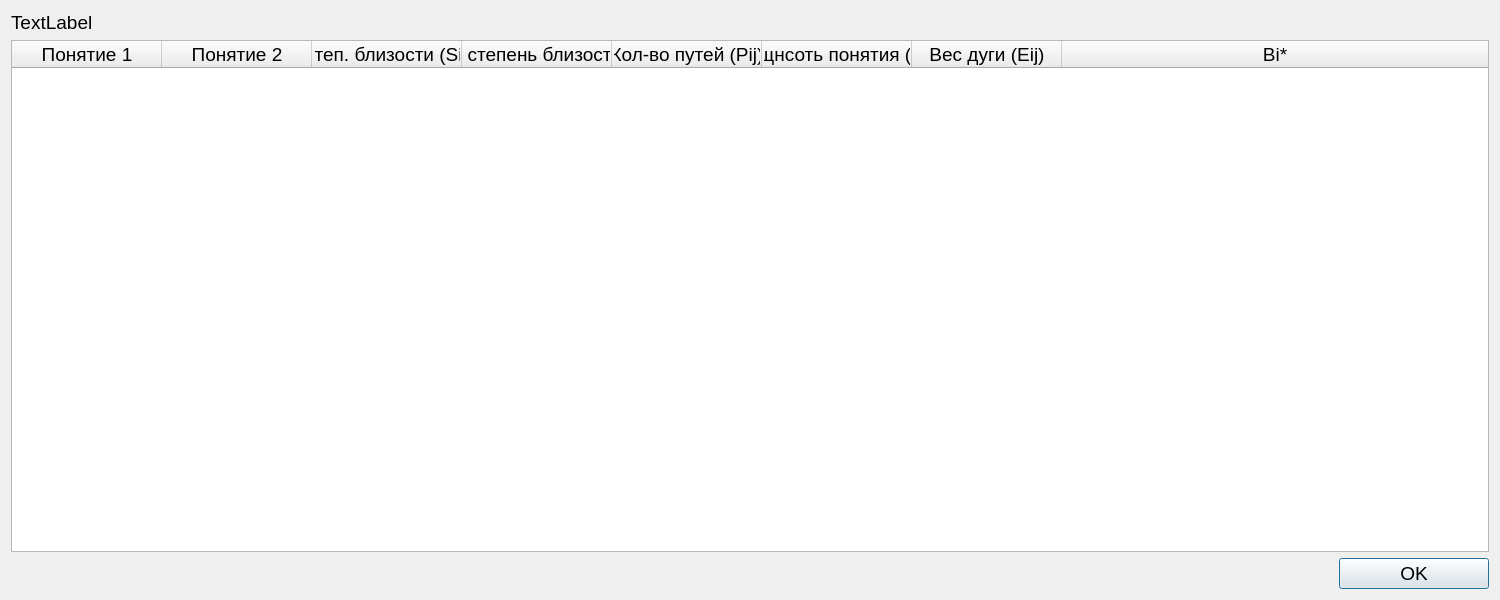
<?xml version="1.0" encoding="UTF-8"?>
<ui version="4.0">
 <class>Dialog</class>
 <widget class="QDialog" name="Dialog">
  <property name="geometry">
   <rect>
    <x>0</x>
    <y>0</y>
    <width>1500</width>
    <height>600</height>
   </rect>
  </property>
  <property name="font">
   <font>
    <pointsize>14</pointsize>
   </font>
  </property>
  <property name="windowTitle">
   <string>Dialog</string>
  </property>
  <layout class="QVBoxLayout" name="verticalLayout">
   <item>
    <widget class="QLabel" name="docLabel">
     <property name="text">
      <string>TextLabel</string>
     </property>
    </widget>
   </item>
   <item>
    <widget class="QTableWidget" name="metricsTableWidget">
     <property name="locale">
      <locale language="Russian" country="Russia"/>
     </property>
     <property name="editTriggers">
      <set>QAbstractItemView::NoEditTriggers</set>
     </property>
     <property name="wordWrap">
      <bool>true</bool>
     </property>
     <attribute name="horizontalHeaderCascadingSectionResizes">
      <bool>false</bool>
     </attribute>
     <attribute name="horizontalHeaderMinimumSectionSize">
      <number>54</number>
     </attribute>
     <attribute name="horizontalHeaderDefaultSectionSize">
      <number>150</number>
     </attribute>
     <attribute name="horizontalHeaderShowSortIndicator" stdset="0">
      <bool>false</bool>
     </attribute>
     <attribute name="horizontalHeaderStretchLastSection">
      <bool>true</bool>
     </attribute>
     <attribute name="verticalHeaderCascadingSectionResizes">
      <bool>false</bool>
     </attribute>
     <attribute name="verticalHeaderDefaultSectionSize">
      <number>30</number>
     </attribute>
     <column>
      <property name="text">
       <string>Понятие 1</string>
      </property>
     </column>
     <column>
      <property name="text">
       <string>Понятие 2</string>
      </property>
     </column>
     <column>
      <property name="text">
       <string>Степ. близости (Sij)</string>
      </property>
     </column>
     <column>
      <property name="text">
       <string>Норм. степень близости (S'ij)</string>
      </property>
     </column>
     <column>
      <property name="text">
       <string>Кол-во путей (Pij)</string>
      </property>
     </column>
     <column>
      <property name="text">
       <string>Мощнсоть понятия (Ub)</string>
      </property>
     </column>
     <column>
      <property name="text">
       <string>Вес дуги (Eij)</string>
      </property>
     </column>
     <column>
      <property name="text">
       <string>Bi*</string>
      </property>
     </column>
    </widget>
   </item>
   <item>
    <layout class="QHBoxLayout" name="horizontalLayout">
     <item>
      <spacer name="horizontalSpacer">
       <property name="orientation">
        <enum>Qt::Horizontal</enum>
       </property>
       <property name="sizeHint" stdset="0">
        <size>
         <width>40</width>
         <height>20</height>
        </size>
       </property>
      </spacer>
     </item>
     <item>
      <widget class="QPushButton" name="okPushButton">
       <property name="minimumSize">
        <size>
         <width>150</width>
         <height>0</height>
        </size>
       </property>
       <property name="text">
        <string>OK</string>
       </property>
      </widget>
     </item>
    </layout>
   </item>
  </layout>
 </widget>
 <resources/>
 <connections/>
</ui>
